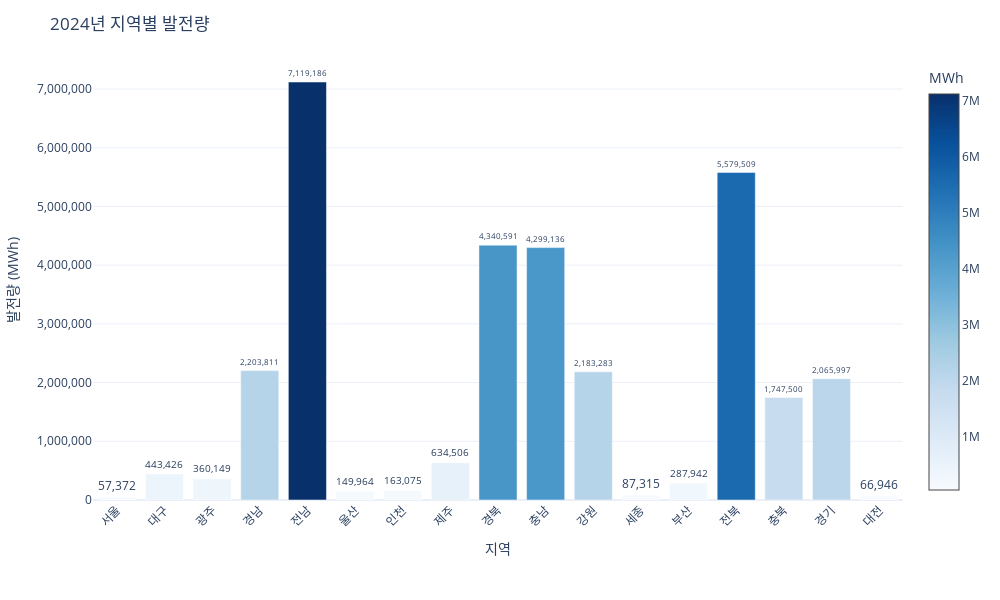
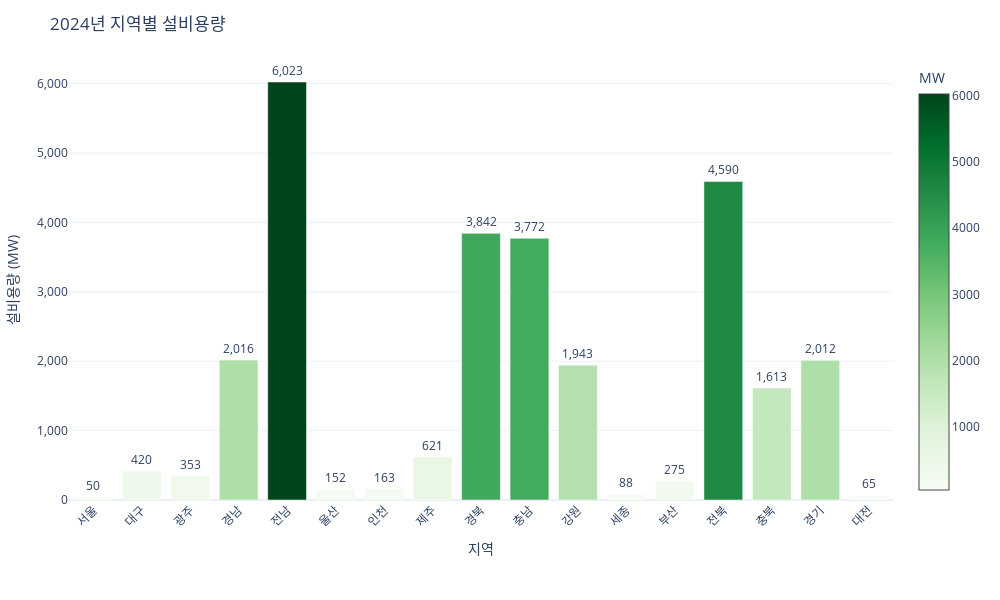

Notebook cell for these charts, in order:
### Code cell
# 지역별 발전량 / 설비용량 그래프

# 데이터 로드
df = pd.read_excel("dataset/일사량합친데이터.xlsx")

# 2024년만 선택
df_2024 = df[df["연도"] == 2024].copy()

# 발전량 그래프
fig_gen = go.Figure()
fig_gen.add_trace(go.Bar(
    x=df_2024["지역"],
    y=df_2024["발전량(MWh)"],
    text=[f"{v:,.0f}" for v in df_2024["발전량(MWh)"]],
    textposition="outside",
    marker=dict(
        color=df_2024["발전량(MWh)"],
        colorscale="Blues",
        showscale=True,
        colorbar=dict(title="MWh")
    ),
    hovertemplate="<b>%{x}</b><br>발전량: %{y:,.0f} MWh<extra></extra>"
))
fig_gen.update_layout(
    title="2024년 지역별 발전량",
    xaxis_title="지역",
    yaxis_title="발전량 (MWh)",
    template="plotly_white",
    margin=dict(l=40, r=40, t=60, b=100)
)
fig_gen.update_xaxes(tickangle=-45)
fig_gen.update_yaxes(tickformat=",.0f")

# 크기 설정
fig_gen.update_layout(width=1000,height=600)

# 설비용량 그래프
fig_cap = go.Figure()
fig_cap.add_trace(go.Bar(
    x=df_2024["지역"],
    y=df_2024["설비용량(MW)"],
    text=[f"{v:,.0f}" for v in df_2024["설비용량(MW)"]],
    textposition="outside",
    marker=dict(
        color=df_2024["설비용량(MW)"],
        colorscale="Greens",
        showscale=True,
        colorbar=dict(title="MW")
    ),
    hovertemplate="<b>%{x}</b><br>설비용량: %{y:,.0f} MW<extra></extra>"
))
fig_cap.update_layout(
    title="2024년 지역별 설비용량",
    xaxis_title="지역",
    yaxis_title="설비용량 (MW)",
    template="plotly_white",
    margin=dict(l=40, r=40, t=60, b=100)
)
fig_cap.update_xaxes(tickangle=-45)
fig_cap.update_yaxes(tickformat=",.0f")

# 크기 설정
fig_cap.update_layout(width=1000,height=600)

# 결과 출력
fig_gen.show()
fig_cap.show()

### Figure 1 — Plotly figure (JSON) as saved in the notebook; plotly's stock layout.template omitted (floating-point values rounded to 4 significant figures)
{"data": [{"hovertemplate": "<b>%{x}</b><br>발전량: %{y:,.0f} MWh<extra></extra>", "marker": {"color": [57372, 443426, 360149, 2203811, 7119186, 149964, 163075, 634506, 4340591, 4299136, 2183283, 87315, 287942, 5579509, 1747500, 2065997, 66946], "colorbar": {"title": {"text": "MWh"}}, "colorscale": [[0, "rgb(247,251,255)"], [0.125, "rgb(222,235,247)"], [0.25, "rgb(198,219,239)"], [0.375, "rgb(158,202,225)"], [0.5, "rgb(107,174,214)"], [0.625, "rgb(66,146,198)"], [0.75, "rgb(33,113,181)"], [0.875, "rgb(8,81,156)"], [1, "rgb(8,48,107)"]], "showscale": true}, "text": ["57,372", "443,426", "360,149", "2,203,811", "7,119,186", "149,964", "163,075", "634,506", "4,340,591", "4,299,136", "2,183,283", "87,315", "287,942", "5,579,509", "1,747,500", "2,065,997", "66,946"], "textposition": "outside", "type": "bar", "x": ["서울", "대구", "광주", "경남", "전남", "울산", "인천", "제주", "경북", "충남", "강원", "세종", "부산", "전북", "충북", "경기", "대전"], "y": [57372, 443426, 360149, 2203811, 7119186, 149964, 163075, 634506, 4340591, 4299136, 2183283, 87315, 287942, 5579509, 1747500, 2065997, 66946]}], "layout": {"height": 600, "margin": {"b": 100, "l": 40, "r": 40, "t": 60}, "title": {"text": "2024년 지역별 발전량"}, "width": 1000, "xaxis": {"tickangle": -45, "title": {"text": "지역"}}, "yaxis": {"tickformat": ",.0f", "title": {"text": "발전량 (MWh)"}}}}

### Figure 2 — Plotly figure (JSON) as saved in the notebook; plotly's stock layout.template omitted (floating-point values rounded to 4 significant figures)
{"data": [{"hovertemplate": "<b>%{x}</b><br>설비용량: %{y:,.0f} MW<extra></extra>", "marker": {"color": [50, 420, 353, 2016, 6023, 152, 163, 621, 3842, 3772, 1943, 88, 275, 4590, 1613, 2012, 65], "colorbar": {"title": {"text": "MW"}}, "colorscale": [[0, "rgb(247,252,245)"], [0.125, "rgb(229,245,224)"], [0.25, "rgb(199,233,192)"], [0.375, "rgb(161,217,155)"], [0.5, "rgb(116,196,118)"], [0.625, "rgb(65,171,93)"], [0.75, "rgb(35,139,69)"], [0.875, "rgb(0,109,44)"], [1, "rgb(0,68,27)"]], "showscale": true}, "text": ["50", "420", "353", "2,016", "6,023", "152", "163", "621", "3,842", "3,772", "1,943", "88", "275", "4,590", "1,613", "2,012", "65"], "textposition": "outside", "type": "bar", "x": ["서울", "대구", "광주", "경남", "전남", "울산", "인천", "제주", "경북", "충남", "강원", "세종", "부산", "전북", "충북", "경기", "대전"], "y": [50, 420, 353, 2016, 6023, 152, 163, 621, 3842, 3772, 1943, 88, 275, 4590, 1613, 2012, 65]}], "layout": {"height": 600, "margin": {"b": 100, "l": 40, "r": 40, "t": 60}, "title": {"text": "2024년 지역별 설비용량"}, "width": 1000, "xaxis": {"tickangle": -45, "title": {"text": "지역"}}, "yaxis": {"tickformat": ",.0f", "title": {"text": "설비용량 (MW)"}}}}
